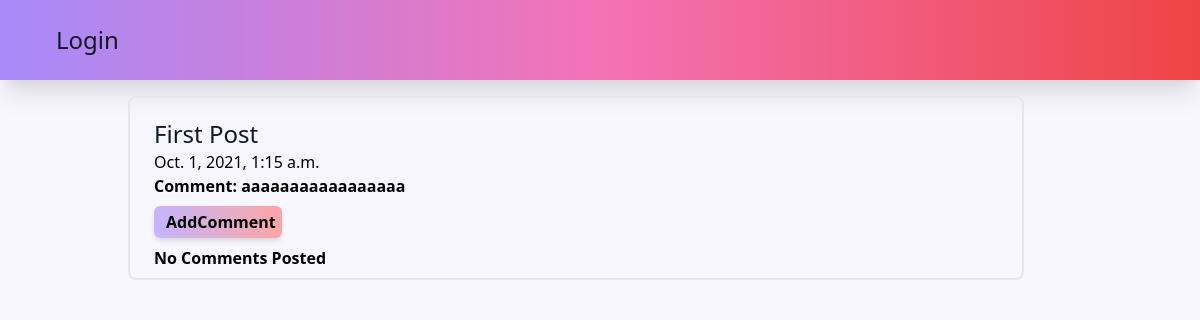
The page /blog/post/16/details on the database its author committed.
### blog/models.py (models this page shows, shortened)
class Post(models.Model):
    author = models.ForeignKey('auth.user', on_delete=CASCADE)
    title = models.CharField(max_length=200)
    Text = models.TextField()
    date_created = models.DateTimeField(
        default=timezone.datetime.now, editable=True)
    publish_date = models.DateTimeField(blank=True, null=True)

### blog/views.py (the view)
# urls.py: path('post/<int:pk>/details', views.PostDetailView.as_view(), name='post_detail'),
class PostDetailView(DetailView):
    model = Post

### blog/templates/blog/post_detail.html (shortened to what this page needs)
{% extends "blog/base.html" %} {% block content %}
<div class="border-2 border-gray-200 sm:rounded-lg my-4 px-6">
  <div class="md:container md:mx-auto mt-5">
    <h1 class="text-gray-900 font-medium font-nunito font text-2xl">
      {{post.title}}
    </h1>
  </div>
  {% if post.publish_date %}
  <div>
    <h4>{{ post.publish_date }}</h4>
  </div>
  {% endif %}
  <p class="font-semibold">Comment: {{ post.Text|safe|linebreaksbr }}</p>
  <div
    class="
      px-3
      py-1
      my-2
      mb-4
      font-semibold
      rounded-md
      bg-gradient-to-r
      from-purple-300
      to-red-300
      text-grey-800
      w-32
      shadow-md
      hover:text-white
    "
  >
    <a
      class=""
      type="submit"
      href="{% url 'blog:add_comment_to_post' pk=post.pk %}"
      >AddComment</a
    >
  </div>
  <div class="container font-semibold">
    <div class="-my-2 font-semibold">
      {% for comment in post.comments.all %} <br />
      {% if user.is_authenticated or comment.approved_comment %}
      {{comment.created_date}}
    </div>
    {% if not comment.approved_comment %}
    <div class="my-2 font-semibold">
      <p>{{comment.Text|safe|linebreaks}}</p>
    </div>
    <a
      class="
        px-2
        py-1
        my-3
        mb-4
        mr-4
        text-md
        font-semibold
        rounded-full
        bg-gradient-to-r
        from-purple-300
        to-red-300
        text-grey-800
        w-16
        shadow-md
        hover:text-white
      "
      href="{% url 'blog:comment_remove' pk=comment.pk %}"
      >Delete</a
    >
    <a
      class="
        px-2
        py-1
        mr-4
        mb-4
        text-md
        font-semibold
        rounded-full
        bg-gradient-to-r
        from-purple-300
        to-red-300
        text-grey-800
        w-16
        shadow-md
        hover:text-white
      "
      href="{% url 'blog:comment_approve' pk=comment.pk %}"
      >Approve</a
    >
    {% endif %}
    <div class="my-2 font-semibold">
      <p>Posted By:{{comment.author}}</p>
    </div>
    {% endif %} {% empty %}
    <div class="font-semibold mb-4">
      <p>No Comments Posted</p>
      {% endfor %}
    </div>
  </div>
</div>
{% endblock content %}

### rows shown on the page
Post: title "First Post", publish_date "Oct. 1, 2021, 1:15 a.m.", Text "aaaaaaaaaaaaaaaaa"
